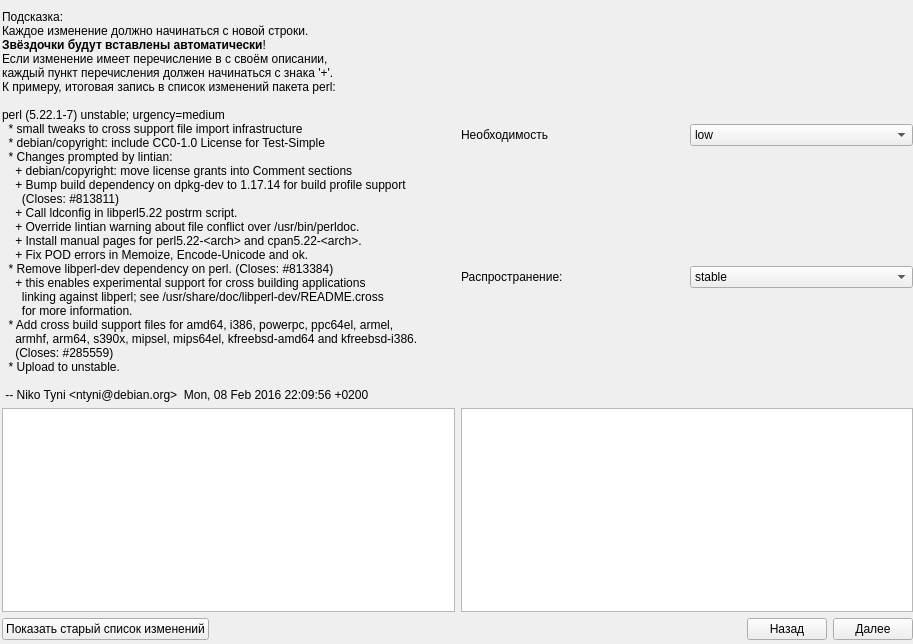
<?xml version="1.0" encoding="UTF-8"?>
<ui version="4.0">
 <class>changelogsettingswidget</class>
 <widget class="QWidget" name="changelogsettingswidget">
  <property name="geometry">
   <rect>
    <x>0</x>
    <y>0</y>
    <width>913</width>
    <height>644</height>
   </rect>
  </property>
  <property name="windowTitle">
   <string>Form</string>
  </property>
  <widget class="QWidget" name="">
   <property name="geometry">
    <rect>
     <x>2</x>
     <y>10</y>
     <width>911</width>
     <height>630</height>
    </rect>
   </property>
   <layout class="QVBoxLayout" name="change_mainlay">
    <item>
     <layout class="QVBoxLayout" name="hor_lay_some">
      <item>
       <layout class="QHBoxLayout" name="horizontalLayout_3">
        <item>
         <widget class="QLabel" name="label_3">
          <property name="text">
           <string>&lt;!DOCTYPE HTML PUBLIC &quot;-//W3C//DTD HTML 4.0//EN&quot; &quot;http://www.w3.org/TR/REC-html40/strict.dtd&quot;&gt;
&lt;html&gt;&lt;head&gt;&lt;meta name=&quot;qrichtext&quot; content=&quot;1&quot; /&gt;&lt;style type=&quot;text/css&quot;&gt;
p, li { white-space: pre-wrap; }
&lt;/style&gt;&lt;/head&gt;&lt;body style=&quot; font-family:'Sans Serif'; font-size:9pt; font-weight:400; font-style:normal;&quot;&gt;
&lt;p style=&quot; margin-top:0px; margin-bottom:0px; margin-left:0px; margin-right:0px; -qt-block-indent:0; text-indent:0px;&quot;&gt;&lt;span style=&quot; color:#000000;&quot;&gt;Подсказка:&lt;/span&gt;&lt;/p&gt;
&lt;p style=&quot; margin-top:0px; margin-bottom:0px; margin-left:0px; margin-right:0px; -qt-block-indent:0; text-indent:0px;&quot;&gt;&lt;span style=&quot; font-family:'monospace'; color:#000000;&quot;&gt;Каждое изменение должно начинаться с новой строки.&lt;/span&gt;&lt;/p&gt;
&lt;p style=&quot; margin-top:0px; margin-bottom:0px; margin-left:0px; margin-right:0px; -qt-block-indent:0; text-indent:0px;&quot;&gt;&lt;span style=&quot; font-family:'monospace'; font-weight:600; color:#000000;&quot;&gt;Звёздочки будут вставлены автоматически&lt;/span&gt;&lt;span style=&quot; font-family:'monospace'; color:#000000;&quot;&gt;!&lt;/span&gt;&lt;/p&gt;
&lt;p style=&quot; margin-top:0px; margin-bottom:0px; margin-left:0px; margin-right:0px; -qt-block-indent:0; text-indent:0px;&quot;&gt;&lt;span style=&quot; font-family:'monospace'; color:#000000;&quot;&gt;Если изменение имеет перечисление в с своём описании,&lt;/span&gt;&lt;/p&gt;
&lt;p style=&quot; margin-top:0px; margin-bottom:0px; margin-left:0px; margin-right:0px; -qt-block-indent:0; text-indent:0px;&quot;&gt;&lt;span style=&quot; font-family:'monospace'; color:#000000;&quot;&gt;каждый пункт перечисления должен начинаться с знака '+'.&lt;/span&gt;&lt;/p&gt;
&lt;p style=&quot; margin-top:0px; margin-bottom:0px; margin-left:0px; margin-right:0px; -qt-block-indent:0; text-indent:0px;&quot;&gt;&lt;span style=&quot; font-family:'monospace'; color:#000000;&quot;&gt;К примеру, итоговая запись в список изменений пакета perl:&lt;/span&gt;&lt;/p&gt;
&lt;p style=&quot;-qt-paragraph-type:empty; margin-top:0px; margin-bottom:0px; margin-left:0px; margin-right:0px; -qt-block-indent:0; text-indent:0px; font-family:'monospace'; color:#000000;&quot;&gt;&lt;br /&gt;&lt;/p&gt;
&lt;p style=&quot; margin-top:0px; margin-bottom:0px; margin-left:0px; margin-right:0px; -qt-block-indent:0; text-indent:0px;&quot;&gt;&lt;span style=&quot; font-family:'monospace'; color:#000000;&quot;&gt;perl (5.22.1-7) unstable; urgency=medium&lt;/span&gt;&lt;/p&gt;
&lt;p style=&quot; margin-top:0px; margin-bottom:0px; margin-left:0px; margin-right:0px; -qt-block-indent:0; text-indent:0px;&quot;&gt;&lt;span style=&quot; font-family:'monospace'; color:#000000;&quot;&gt;  * small tweaks to cross support file import infrastructure&lt;/span&gt;&lt;/p&gt;
&lt;p style=&quot; margin-top:0px; margin-bottom:0px; margin-left:0px; margin-right:0px; -qt-block-indent:0; text-indent:0px;&quot;&gt;&lt;span style=&quot; font-family:'monospace'; color:#000000;&quot;&gt;  * debian/copyright: include CC0-1.0 License for Test-Simple&lt;/span&gt;&lt;/p&gt;
&lt;p style=&quot; margin-top:0px; margin-bottom:0px; margin-left:0px; margin-right:0px; -qt-block-indent:0; text-indent:0px;&quot;&gt;&lt;span style=&quot; font-family:'monospace'; color:#000000;&quot;&gt;  * Changes prompted by lintian:&lt;/span&gt;&lt;/p&gt;
&lt;p style=&quot; margin-top:0px; margin-bottom:0px; margin-left:0px; margin-right:0px; -qt-block-indent:0; text-indent:0px;&quot;&gt;&lt;span style=&quot; font-family:'monospace'; color:#000000;&quot;&gt;    + debian/copyright: move license grants into Comment sections&lt;/span&gt;&lt;/p&gt;
&lt;p style=&quot; margin-top:0px; margin-bottom:0px; margin-left:0px; margin-right:0px; -qt-block-indent:0; text-indent:0px;&quot;&gt;&lt;span style=&quot; font-family:'monospace'; color:#000000;&quot;&gt;    + Bump build dependency on dpkg-dev to 1.17.14 for build profile support&lt;/span&gt;&lt;/p&gt;
&lt;p style=&quot; margin-top:0px; margin-bottom:0px; margin-left:0px; margin-right:0px; -qt-block-indent:0; text-indent:0px;&quot;&gt;&lt;span style=&quot; font-family:'monospace'; color:#000000;&quot;&gt;      (Closes: #813811)&lt;/span&gt;&lt;/p&gt;
&lt;p style=&quot; margin-top:0px; margin-bottom:0px; margin-left:0px; margin-right:0px; -qt-block-indent:0; text-indent:0px;&quot;&gt;&lt;span style=&quot; font-family:'monospace'; color:#000000;&quot;&gt;    + Call ldconfig in libperl5.22 postrm script.&lt;/span&gt;&lt;/p&gt;
&lt;p style=&quot; margin-top:0px; margin-bottom:0px; margin-left:0px; margin-right:0px; -qt-block-indent:0; text-indent:0px;&quot;&gt;&lt;span style=&quot; font-family:'monospace'; color:#000000;&quot;&gt;    + Override lintian warning about file conflict over /usr/bin/perldoc.&lt;/span&gt;&lt;/p&gt;
&lt;p style=&quot; margin-top:0px; margin-bottom:0px; margin-left:0px; margin-right:0px; -qt-block-indent:0; text-indent:0px;&quot;&gt;&lt;span style=&quot; font-family:'monospace'; color:#000000;&quot;&gt;    + Install manual pages for perl5.22-&amp;lt;arch&amp;gt; and cpan5.22-&amp;lt;arch&amp;gt;.&lt;/span&gt;&lt;/p&gt;
&lt;p style=&quot; margin-top:0px; margin-bottom:0px; margin-left:0px; margin-right:0px; -qt-block-indent:0; text-indent:0px;&quot;&gt;&lt;span style=&quot; font-family:'monospace'; color:#000000;&quot;&gt;    + Fix POD errors in Memoize, Encode-Unicode and ok.&lt;/span&gt;&lt;/p&gt;
&lt;p style=&quot; margin-top:0px; margin-bottom:0px; margin-left:0px; margin-right:0px; -qt-block-indent:0; text-indent:0px;&quot;&gt;&lt;span style=&quot; font-family:'monospace'; color:#000000;&quot;&gt;  * Remove libperl-dev dependency on perl. (Closes: #813384)&lt;/span&gt;&lt;/p&gt;
&lt;p style=&quot; margin-top:0px; margin-bottom:0px; margin-left:0px; margin-right:0px; -qt-block-indent:0; text-indent:0px;&quot;&gt;&lt;span style=&quot; font-family:'monospace'; color:#000000;&quot;&gt;    + this enables experimental support for cross building applications&lt;/span&gt;&lt;/p&gt;
&lt;p style=&quot; margin-top:0px; margin-bottom:0px; margin-left:0px; margin-right:0px; -qt-block-indent:0; text-indent:0px;&quot;&gt;&lt;span style=&quot; font-family:'monospace'; color:#000000;&quot;&gt;      linking against libperl; see /usr/share/doc/libperl-dev/README.cross&lt;/span&gt;&lt;/p&gt;
&lt;p style=&quot; margin-top:0px; margin-bottom:0px; margin-left:0px; margin-right:0px; -qt-block-indent:0; text-indent:0px;&quot;&gt;&lt;span style=&quot; font-family:'monospace'; color:#000000;&quot;&gt;      for more information.&lt;/span&gt;&lt;/p&gt;
&lt;p style=&quot; margin-top:0px; margin-bottom:0px; margin-left:0px; margin-right:0px; -qt-block-indent:0; text-indent:0px;&quot;&gt;&lt;span style=&quot; font-family:'monospace'; color:#000000;&quot;&gt;  * Add cross build support files for amd64, i386, powerpc, ppc64el, armel,&lt;/span&gt;&lt;/p&gt;
&lt;p style=&quot; margin-top:0px; margin-bottom:0px; margin-left:0px; margin-right:0px; -qt-block-indent:0; text-indent:0px;&quot;&gt;&lt;span style=&quot; font-family:'monospace'; color:#000000;&quot;&gt;    armhf, arm64, s390x, mipsel, mips64el, kfreebsd-amd64 and kfreebsd-i386.&lt;/span&gt;&lt;/p&gt;
&lt;p style=&quot; margin-top:0px; margin-bottom:0px; margin-left:0px; margin-right:0px; -qt-block-indent:0; text-indent:0px;&quot;&gt;&lt;span style=&quot; font-family:'monospace'; color:#000000;&quot;&gt;    (Closes: #285559)&lt;/span&gt;&lt;/p&gt;
&lt;p style=&quot; margin-top:0px; margin-bottom:0px; margin-left:0px; margin-right:0px; -qt-block-indent:0; text-indent:0px;&quot;&gt;&lt;span style=&quot; font-family:'monospace'; color:#000000;&quot;&gt;  * Upload to unstable.&lt;/span&gt;&lt;/p&gt;
&lt;p style=&quot;-qt-paragraph-type:empty; margin-top:0px; margin-bottom:0px; margin-left:0px; margin-right:0px; -qt-block-indent:0; text-indent:0px; font-family:'monospace'; color:#000000;&quot;&gt;&lt;br /&gt;&lt;/p&gt;
&lt;p style=&quot; margin-top:0px; margin-bottom:0px; margin-left:0px; margin-right:0px; -qt-block-indent:0; text-indent:0px;&quot;&gt;&lt;span style=&quot; font-family:'monospace'; color:#000000;&quot;&gt; -- Niko Tyni &amp;lt;ntyni@debian.org&amp;gt;  Mon, 08 Feb 2016 22:09:56 +0200&lt;/span&gt;&lt;/p&gt;&lt;/body&gt;&lt;/html&gt;</string>
          </property>
         </widget>
        </item>
        <item>
         <layout class="QVBoxLayout" name="verticalLayout">
          <item>
           <layout class="QHBoxLayout" name="horizontalLayout">
            <item>
             <widget class="QLabel" name="label_2">
              <property name="text">
               <string>Необходимость</string>
              </property>
             </widget>
            </item>
            <item>
             <widget class="QComboBox" name="cbUrgency">
              <item>
               <property name="text">
                <string>low</string>
               </property>
              </item>
              <item>
               <property name="text">
                <string>medium</string>
               </property>
              </item>
              <item>
               <property name="text">
                <string>high</string>
               </property>
              </item>
              <item>
               <property name="text">
                <string>emergency</string>
               </property>
              </item>
              <item>
               <property name="text">
                <string>critical</string>
               </property>
              </item>
             </widget>
            </item>
           </layout>
          </item>
          <item>
           <layout class="QHBoxLayout" name="horizontalLayout_2">
            <item>
             <widget class="QLabel" name="label">
              <property name="text">
               <string>Распространение:</string>
              </property>
             </widget>
            </item>
            <item>
             <widget class="QComboBox" name="cbDestrib">
              <item>
               <property name="text">
                <string>stable</string>
               </property>
              </item>
              <item>
               <property name="text">
                <string>unstable</string>
               </property>
              </item>
              <item>
               <property name="text">
                <string>experimental</string>
               </property>
              </item>
             </widget>
            </item>
           </layout>
          </item>
         </layout>
        </item>
       </layout>
      </item>
      <item>
       <layout class="QHBoxLayout" name="horizontalLayout_4">
        <item>
         <widget class="QPlainTextEdit" name="teNewChange"/>
        </item>
        <item>
         <widget class="QPlainTextEdit" name="tePrevision">
          <property name="readOnly">
           <bool>true</bool>
          </property>
         </widget>
        </item>
       </layout>
      </item>
     </layout>
    </item>
    <item>
     <layout class="QHBoxLayout" name="horizontalLayout_6">
      <item>
       <widget class="QPushButton" name="pbOldView">
        <property name="text">
         <string>Показать старый список изменений</string>
        </property>
       </widget>
      </item>
      <item>
       <spacer name="horizontalSpacer">
        <property name="orientation">
         <enum>Qt::Horizontal</enum>
        </property>
        <property name="sizeHint" stdset="0">
         <size>
          <width>458</width>
          <height>20</height>
         </size>
        </property>
       </spacer>
      </item>
      <item>
       <layout class="QHBoxLayout" name="horizontalLayout_5">
        <item>
         <widget class="QPushButton" name="pbBack">
          <property name="text">
           <string>Назад</string>
          </property>
         </widget>
        </item>
        <item>
         <widget class="QPushButton" name="pbNext">
          <property name="text">
           <string>Далее</string>
          </property>
         </widget>
        </item>
       </layout>
      </item>
     </layout>
    </item>
   </layout>
  </widget>
 </widget>
 <resources/>
 <connections/>
</ui>
